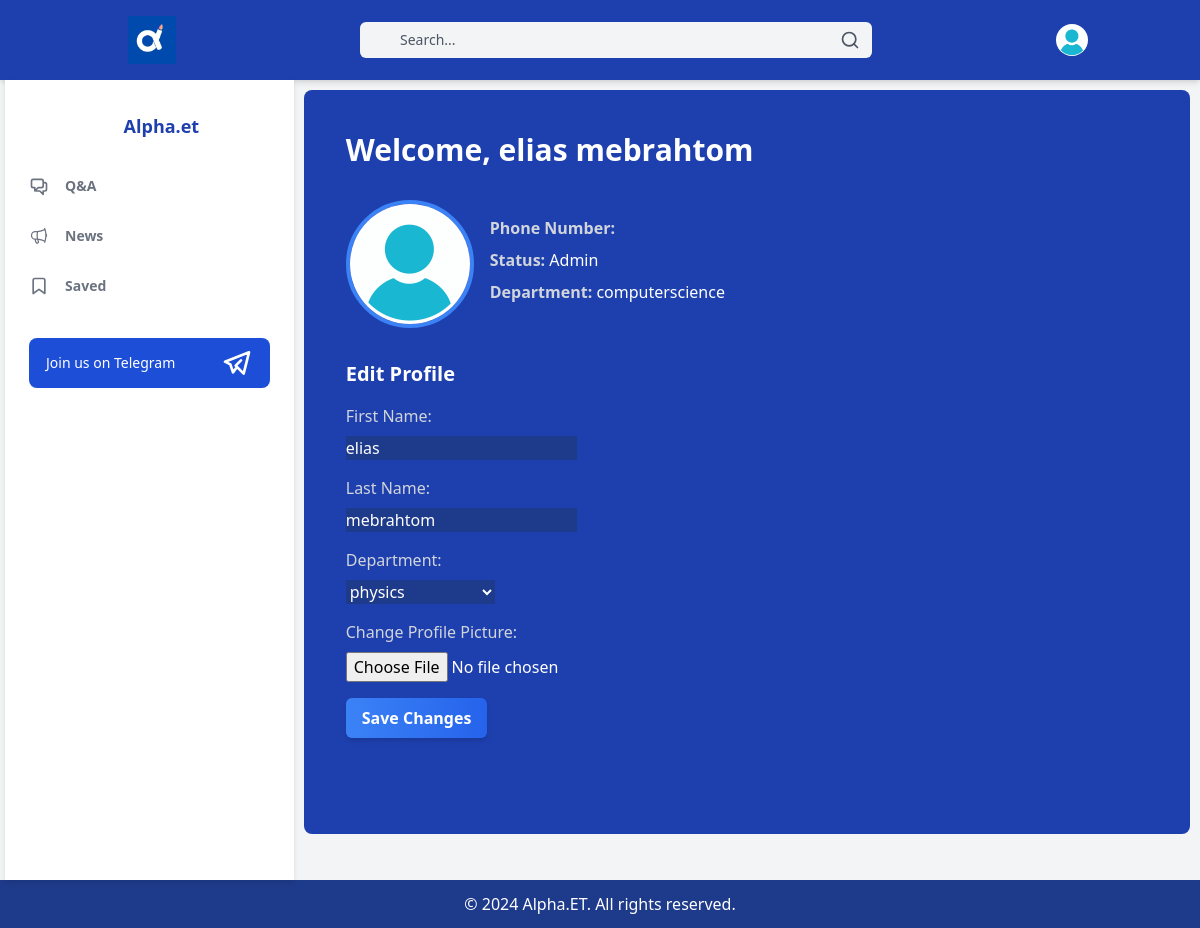
The app's page /profile/ (signed in) with its own data.
### alpha/models.py (models this page shows, shortened)
class CustomUser(AbstractUser):
    username = None
    first_name = models.CharField(max_length=200)
    last_name = models.CharField(max_length=200)
    profile_pic = models.ImageField(null=True, blank=True, upload_to='profile_pics')
    email = models.EmailField(unique=True)
    department = models.ForeignKey(Department, on_delete=models.CASCADE, null=True)  # Make department nullable
    status = models.CharField(max_length=20, default="freemium", choices=[('admin', 'Admin'), ('premium', 'Premium'),('pending','Pending'), ('freemium', 'Freemium')])
    objects = CustomUserManager()
    USERNAME_FIELD = 'email'
    REQUIRED_FIELDS = []

class Department(models.Model):
    department = models.CharField(max_length=300)
    def __str__(self):
        return self.department

### alpha/views.py (the view, shortened to what this page needs)
# urls.py: path('profile/', ProfileView.as_view(), name='profile'),
@method_decorator(login_required, name='dispatch')
class ProfileView(View):
    template_name = 'base/profile.html'
    def get(self, request):
        user = request.user
        departments=Department.objects.all()
        return render(request, self.template_name, {'user': user, 'departments':departments})

### templates/base/profile.html (shortened to what this page needs)
{% extends 'base/base.html' %}
{% load static %}
{% block main_content %}
    <article class="main bg-blue-800 text-white rounded-lg p-8">
        <div class="p-8">
        <h1 class="text-3xl font-bold mb-8">Welcome, {{ user.get_full_name }}</h1>
        <div class="flex flex-col md:flex-row items-center mb-8">
            <div class="w-32 h-32 rounded-full overflow-hidden mr-4 border-4 border-blue-500">
              <img  src="{% if user.profile_pic %}{{ user.profile_pic.url }}{% else %} {% static 'no_profile_pics/profile.jpg' %}{% endif %}"
            alt="{{ question.user.first_name }}"  class="w-full h-full object-cover">
            </div>
            <div>
                <p class="mb-2"><strong class="text-gray-300">Phone Number:</strong> {{ user.phone_number }}</p>
                <p class="mb-2"><strong class="text-gray-300">Status:</strong> {{ user.get_status_display }}</p>
                <p class="mb-2"><strong class="text-gray-300">Department:</strong> {{ user.department }}</p>
            </div>
        </div>
        <div class="mb-8">
            <h2 class="text-xl font-semibold mb-4">Edit Profile</h2>
            <form method="post" enctype="multipart/form-data" class="max-w-md">
                <div class="mb-4">
                    <label for="first_name" class="block text-gray-300 mb-2">First Name:</label>
                    <input type="text" name="first_name" id="first_name" value="{{ user.first_name }}" class="input-field bg-blue-900 text-white">
                </div>
                <div class="mb-4">
                    <label for="last_name" class="block text-gray-300 mb-2">Last Name:</label>
                    <input type="text" name="last_name" id="last_name" value="{{ user.last_name }}" class="input-field bg-blue-900 text-white">
                </div>
                <div class="mb-4">
                    <label for="department" class="block text-gray-300 mb-2">Department:</label>
                    <select name="department" id="department" class="input-field bg-blue-900 text-white">
                        {% for department in departments %}
                            <option value="{{ department.id }}" {% if user.department == department.id %} selected {% endif %}>{{ department.department }}</option>
                        {% endfor %}
                    </select>
                </div>
                <div class="mb-4">
                    <label for="profile_pic" class="block text-gray-300 mb-2">Change Profile Picture:</label>
                    <input type="file" name="profile_pic" id="profile_pic" class="border-none">
                </div>
                <button type="submit" class="inline-block bg-gradient-to-r from-blue-500 to-blue-600 hover:from-blue-600 hover:to-blue-700 text-white font-bold py-2 px-4 rounded-md shadow-md transition duration-300 ease-in-out">Save Changes</button>
            </form>
        </div>
    </div>
    </article>
{% endblock %}

### static/main.css (style rules this page uses)
html, body { margin: 0; padding: 0; }
.wrapper>* { flex: 1 100%; }
.main { text-align: left; border-radius: 8px; max-height: calc(100vh - 56px); overflow-y: auto; margin:10px; padding:10px; }
@media all and (min-width: 768px) { .main { flex: 3; } }
@media all and (min-width: 768px) { .main { order: 2; } }

### records on screen
CustomUser: get_full_name "elias mebrahtom", status "Admin", department "computerscience", first_name "elias", last_name "mebrahtom"

### other values on screen
form field department "physics"
